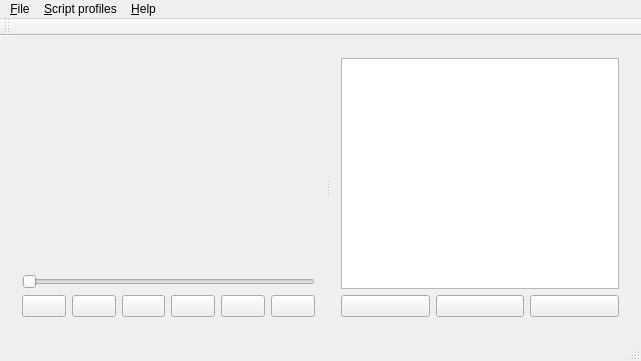
<?xml version="1.0" encoding="UTF-8"?>
<ui version="4.0">
 <class>MainWindow</class>
 <widget class="QMainWindow" name="MainWindow">
  <property name="geometry">
   <rect>
    <x>0</x>
    <y>0</y>
    <width>641</width>
    <height>361</height>
   </rect>
  </property>
  <property name="windowTitle">
   <string>Video Time Measure</string>
  </property>
  <widget class="QWidget" name="centralWidget">
   <property name="sizePolicy">
    <sizepolicy hsizetype="Preferred" vsizetype="Preferred">
     <horstretch>0</horstretch>
     <verstretch>0</verstretch>
    </sizepolicy>
   </property>
   <layout class="QHBoxLayout" name="horizontalLayout_8">
    <item>
     <widget class="QSplitter" name="splitter">
      <property name="sizePolicy">
       <sizepolicy hsizetype="Expanding" vsizetype="Expanding">
        <horstretch>0</horstretch>
        <verstretch>0</verstretch>
       </sizepolicy>
      </property>
      <property name="orientation">
       <enum>Qt::Horizontal</enum>
      </property>
      <widget class="QWidget" name="layoutWidget">
       <layout class="QVBoxLayout" name="verticalLayout_2">
        <item>
         <widget class="AspectRatioPixmapLabel" name="videoLabel">
          <property name="sizePolicy">
           <sizepolicy hsizetype="Expanding" vsizetype="Expanding">
            <horstretch>0</horstretch>
            <verstretch>0</verstretch>
           </sizepolicy>
          </property>
          <property name="text">
           <string/>
          </property>
         </widget>
        </item>
        <item>
         <widget class="QSlider" name="timeHorizontalSlider">
          <property name="maximum">
           <number>1000</number>
          </property>
          <property name="tracking">
           <bool>true</bool>
          </property>
          <property name="orientation">
           <enum>Qt::Horizontal</enum>
          </property>
         </widget>
        </item>
        <item>
         <layout class="QHBoxLayout" name="horizontalLayout_2">
          <item>
           <widget class="QPushButton" name="reverseJumpPushButton">
            <property name="toolTip">
             <string>Reverse long jump</string>
            </property>
            <property name="icon">
             <iconset resource="Images.qrc">
              <normaloff>:/resources/graphics/reverseJump.png</normaloff>:/resources/graphics/reverseJump.png</iconset>
            </property>
            <property name="iconSize">
             <size>
              <width>52</width>
              <height>24</height>
             </size>
            </property>
           </widget>
          </item>
          <item>
           <widget class="QPushButton" name="previousImagePushButton">
            <property name="toolTip">
             <string>Previous picture</string>
            </property>
            <property name="icon">
             <iconset resource="Images.qrc">
              <normaloff>:/resources/graphics/previousImage.png</normaloff>:/resources/graphics/previousImage.png</iconset>
            </property>
            <property name="iconSize">
             <size>
              <width>26</width>
              <height>24</height>
             </size>
            </property>
           </widget>
          </item>
          <item>
           <widget class="QPushButton" name="playPausePushButton">
            <property name="toolTip">
             <string>Play / pause</string>
            </property>
            <property name="text">
             <string/>
            </property>
            <property name="icon">
             <iconset resource="Images.qrc">
              <normaloff>:/resources/graphics/play.png</normaloff>:/resources/graphics/play.png</iconset>
            </property>
            <property name="iconSize">
             <size>
              <width>26</width>
              <height>24</height>
             </size>
            </property>
           </widget>
          </item>
          <item>
           <widget class="QPushButton" name="playIntervalPushButton">
            <property name="toolTip">
             <string>Play selected interval</string>
            </property>
            <property name="text">
             <string/>
            </property>
            <property name="icon">
             <iconset resource="Images.qrc">
              <normaloff>:/resources/graphics/playInterval.png</normaloff>:/resources/graphics/playInterval.png</iconset>
            </property>
            <property name="iconSize">
             <size>
              <width>31</width>
              <height>24</height>
             </size>
            </property>
           </widget>
          </item>
          <item>
           <widget class="QPushButton" name="nextImagePushButton">
            <property name="toolTip">
             <string>Next image</string>
            </property>
            <property name="text">
             <string/>
            </property>
            <property name="icon">
             <iconset resource="Images.qrc">
              <normaloff>:/resources/graphics/nextImage.png</normaloff>:/resources/graphics/nextImage.png</iconset>
            </property>
            <property name="iconSize">
             <size>
              <width>26</width>
              <height>24</height>
             </size>
            </property>
           </widget>
          </item>
          <item>
           <widget class="QPushButton" name="forwardJumpPushButton">
            <property name="toolTip">
             <string>Forward long lump</string>
            </property>
            <property name="text">
             <string/>
            </property>
            <property name="icon">
             <iconset resource="Images.qrc">
              <normaloff>:/resources/graphics/forwardJump.png</normaloff>:/resources/graphics/forwardJump.png</iconset>
            </property>
            <property name="iconSize">
             <size>
              <width>52</width>
              <height>24</height>
             </size>
            </property>
           </widget>
          </item>
         </layout>
        </item>
       </layout>
      </widget>
      <widget class="QWidget" name="layoutWidget">
       <layout class="QVBoxLayout" name="verticalLayout">
        <item>
         <widget class="QTableView" name="intervalsTableView">
          <property name="sizePolicy">
           <sizepolicy hsizetype="Expanding" vsizetype="Expanding">
            <horstretch>0</horstretch>
            <verstretch>0</verstretch>
           </sizepolicy>
          </property>
          <property name="contextMenuPolicy">
           <enum>Qt::CustomContextMenu</enum>
          </property>
          <property name="selectionMode">
           <enum>QAbstractItemView::SingleSelection</enum>
          </property>
         </widget>
        </item>
        <item>
         <layout class="QHBoxLayout" name="horizontalLayout">
          <item>
           <widget class="QPushButton" name="insertPushButton">
            <property name="toolTip">
             <string>Insert row</string>
            </property>
            <property name="text">
             <string/>
            </property>
            <property name="icon">
             <iconset resource="Images.qrc">
              <normaloff>:/resources/graphics/insert.png</normaloff>:/resources/graphics/insert.png</iconset>
            </property>
            <property name="iconSize">
             <size>
              <width>24</width>
              <height>24</height>
             </size>
            </property>
           </widget>
          </item>
          <item>
           <widget class="QPushButton" name="deletePushButton">
            <property name="toolTip">
             <string>Delete row</string>
            </property>
            <property name="text">
             <string/>
            </property>
            <property name="icon">
             <iconset resource="Images.qrc">
              <normaloff>:/resources/graphics/remove.png</normaloff>:/resources/graphics/remove.png</iconset>
            </property>
            <property name="iconSize">
             <size>
              <width>24</width>
              <height>24</height>
             </size>
            </property>
           </widget>
          </item>
          <item>
           <widget class="QPushButton" name="nextCellPushButton">
            <property name="toolTip">
             <string>Next cell</string>
            </property>
            <property name="text">
             <string/>
            </property>
            <property name="icon">
             <iconset resource="Images.qrc">
              <normaloff>:/resources/graphics/nextCell.png</normaloff>:/resources/graphics/nextCell.png</iconset>
            </property>
            <property name="iconSize">
             <size>
              <width>40</width>
              <height>24</height>
             </size>
            </property>
           </widget>
          </item>
         </layout>
        </item>
       </layout>
      </widget>
     </widget>
    </item>
   </layout>
  </widget>
  <widget class="QMenuBar" name="menuBar">
   <property name="geometry">
    <rect>
     <x>0</x>
     <y>0</y>
     <width>641</width>
     <height>25</height>
    </rect>
   </property>
   <widget class="QMenu" name="menuOpen">
    <property name="title">
     <string>&amp;File</string>
    </property>
    <addaction name="actionOpen"/>
    <addaction name="actionSave"/>
   </widget>
   <widget class="QMenu" name="menuHelp">
    <property name="title">
     <string>&amp;Help</string>
    </property>
    <addaction name="actionAbout"/>
   </widget>
   <widget class="QMenu" name="menuScriptProfiles">
    <property name="title">
     <string>&amp;Script profiles</string>
    </property>
    <addaction name="action_Clear"/>
    <addaction name="actionEdit"/>
    <addaction name="actionNew"/>
    <addaction name="separator"/>
   </widget>
   <addaction name="menuOpen"/>
   <addaction name="menuScriptProfiles"/>
   <addaction name="menuHelp"/>
  </widget>
  <widget class="QToolBar" name="mainToolBar">
   <attribute name="toolBarArea">
    <enum>TopToolBarArea</enum>
   </attribute>
   <attribute name="toolBarBreak">
    <bool>false</bool>
   </attribute>
  </widget>
  <widget class="QStatusBar" name="statusBar"/>
  <action name="actionOpen">
   <property name="text">
    <string>&amp;Open</string>
   </property>
   <property name="shortcutContext">
    <enum>Qt::WindowShortcut</enum>
   </property>
  </action>
  <action name="actionSave">
   <property name="text">
    <string>&amp;Save</string>
   </property>
  </action>
  <action name="actionAbout">
   <property name="text">
    <string>&amp;About</string>
   </property>
  </action>
  <action name="actionEdit">
   <property name="checkable">
    <bool>true</bool>
   </property>
   <property name="text">
    <string>&amp;Edit</string>
   </property>
  </action>
  <action name="actionNew">
   <property name="text">
    <string>&amp;New</string>
   </property>
  </action>
  <action name="action_Clear">
   <property name="text">
    <string>&amp;Clear</string>
   </property>
  </action>
 </widget>
 <layoutdefault spacing="6" margin="11"/>
 <customwidgets>
  <customwidget>
   <class>AspectRatioPixmapLabel</class>
   <extends>QLabel</extends>
   <header>aspectratiopixmaplabel.h</header>
  </customwidget>
 </customwidgets>
 <resources>
  <include location="Images.qrc"/>
 </resources>
 <connections/>
</ui>
